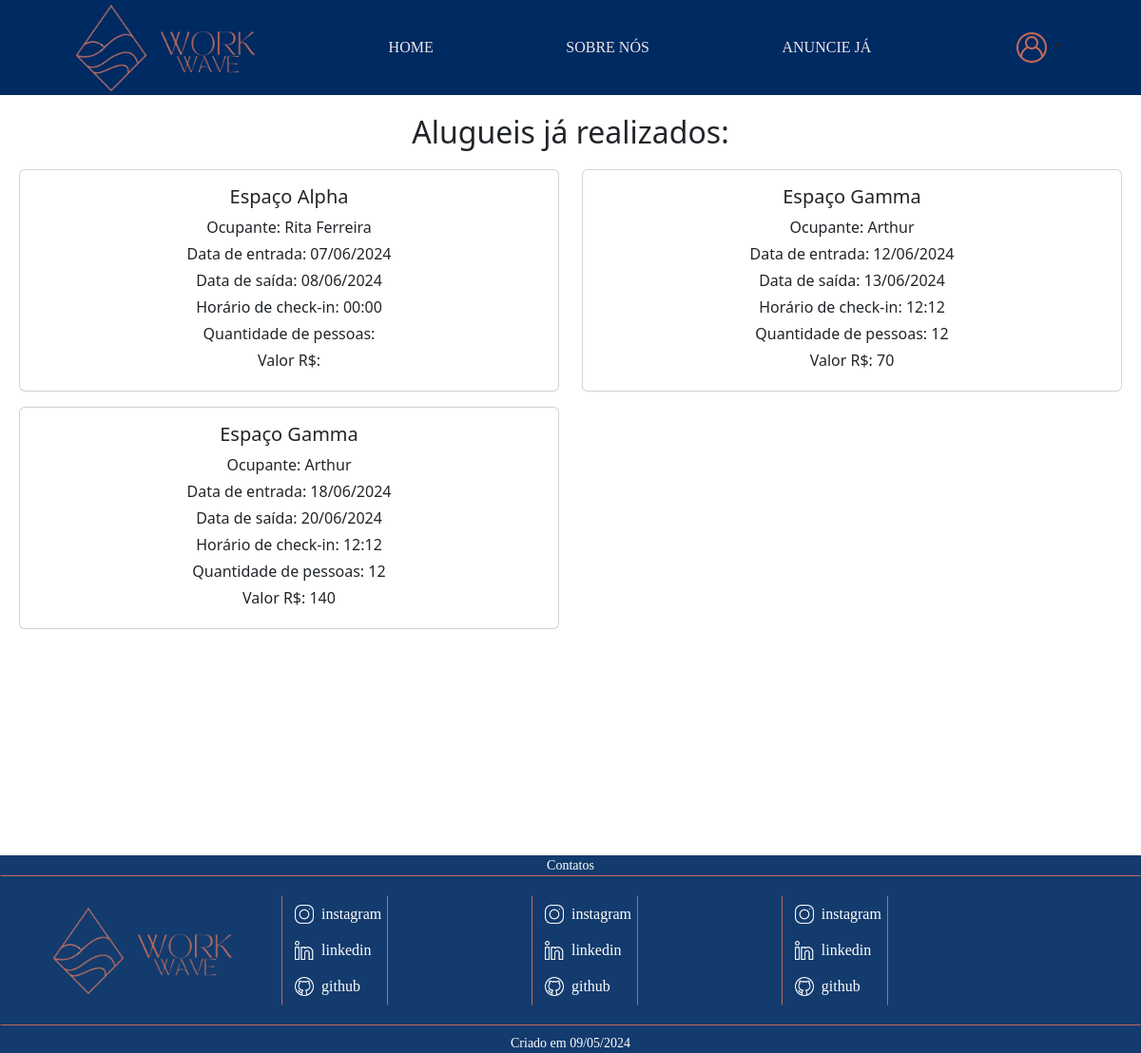
The page /proprietario/AlugueisProprietario.php (signed in) on the database as committed earlier.
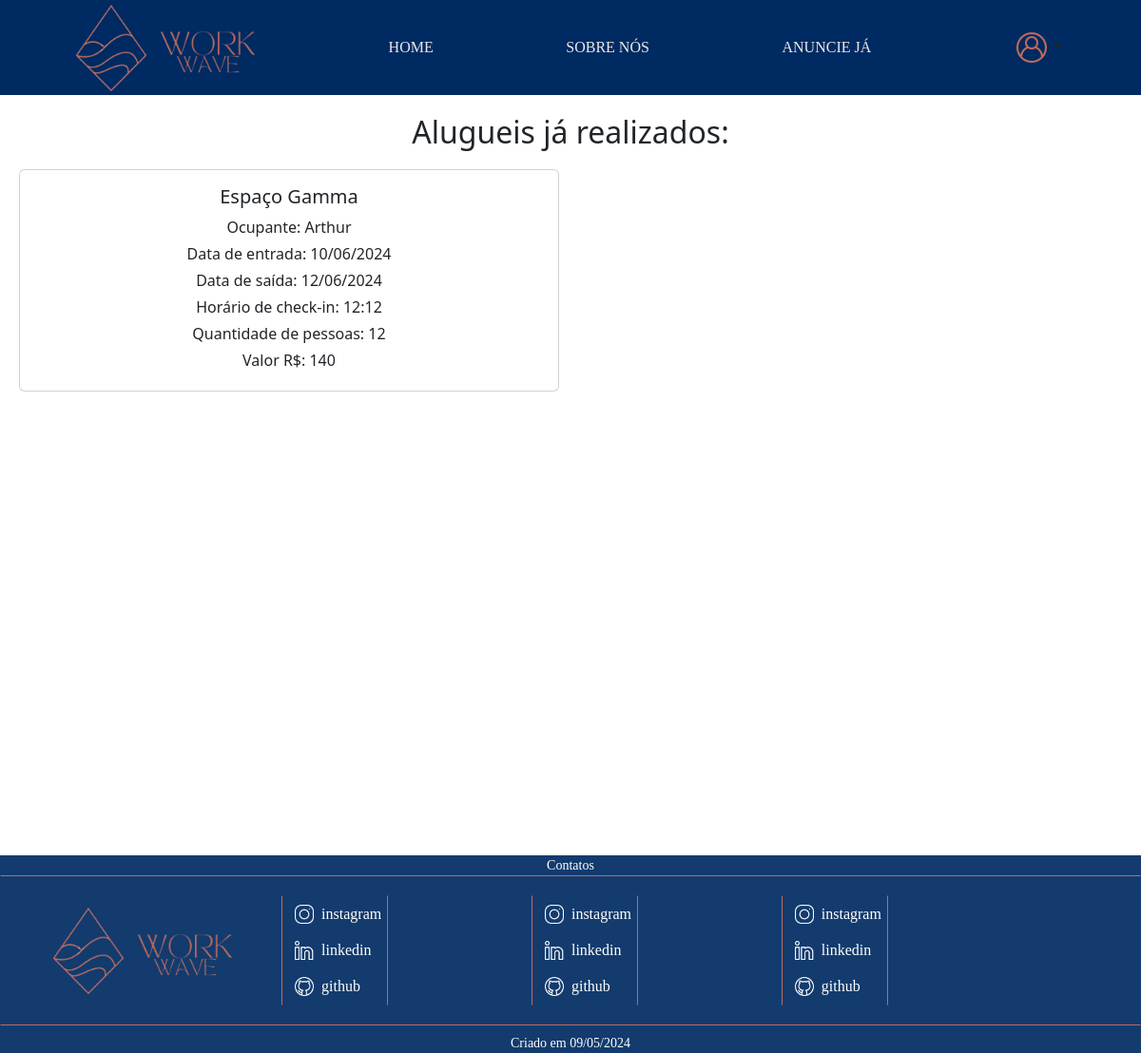
The same page on the database as committed later.
### tables this page shows
CREATE TABLE `alugar` (
  `AluId` int(11) NOT NULL,
  `AluDataEntrada` date NOT NULL,
  `AluDataSaida` date NOT NULL,
  `OcuId` int(11) NOT NULL,
  `EspId` int(11) NOT NULL,
  `AluPago` tinyint(1) DEFAULT NULL,
  `AluQuantidadePessoas` int(11) DEFAULT NULL,
  `AluHorarioCheckIn` time DEFAULT NULL,
  `AluValor` double(10,2) DEFAULT NULL
);

CREATE TABLE `espacodados` (
  `EspId` int(11) NOT NULL,
  `EspNome` varchar(255) NOT NULL,
  `EspEndereco` varchar(255) NOT NULL,
  `EspDescricao` mediumtext NOT NULL,
  `EspCapacidade` int(11) NOT NULL,
  `EspDisponibilidade` tinyint(1) DEFAULT 1,
  `EspDataCadastro` date NOT NULL,
  `ProId` int(11) NOT NULL,
  `EspImg` varchar(255) DEFAULT NULL,
  `EspPreco` decimal(10,2) DEFAULT NULL,
  `SerId` int(11) DEFAULT NULL,
  `EspCongelado` tinyint(1) DEFAULT 0
);

CREATE TABLE `ocupante` (
  `OcuId` int(11) NOT NULL,
  `OcuNome` varchar(100) NOT NULL,
  `OcuSenha` varchar(50) NOT NULL,
  `OcuEmail` varchar(100) NOT NULL,
  `OcuTelefone` varchar(20) NOT NULL
);

### proprietario/AlugueisProprietario.php (the view, shortened to what this page needs)
<?php
require('../validadores/conectaBanco.php');
if (isset($_SESSION['usuario_validado']) && $_SESSION['usuario_validado'] == true) {
    $UsuarioId = $_SESSION['UsuarioId'];
    $sql = "SELECT a.AluId, e.EspNome, a.AluDataEntrada, a.AluDataSaida, a.AluQuantidadePessoas, a.AluHorarioCheckIn, a.AluValor, o.OcuNome
        FROM alugar AS a
        INNER JOIN espacodados AS e ON a.EspId = e.EspId
        INNER JOIN ocupante AS o ON a.OcuId = o.OcuId
        WHERE e.ProId = :UsuarioId";
    $stmt = $conexao->prepare($sql);
    $stmt->bindParam(':UsuarioId', $UsuarioId, PDO::PARAM_INT);
    $stmt->execute();
    if ($stmt->rowCount() > 0) {
        $resultado = $stmt->fetchAll(PDO::FETCH_ASSOC);
    } else {
        $resultado = [];
    }
}
?>
<!DOCTYPE html>
<html lang="en">
<head>
    <link href="https://cdn.jsdelivr.net/npm/bootstrap@5.3.3/dist/css/bootstrap.min.css" rel="stylesheet">
    <link rel="stylesheet" href="../css/Style.css">
</head>
<body>
    <header>
        <div class="logo">
            <img src="../img/WorkWave-removebg-preview (1).png" alt="" width="95px" height="95px">
            <img src="../img/WorkWave__2_-removebg-preview.png" alt="" width="100px" height="100px">
        </div>
        <a href="../index.php" class="underline">HOME</a>
        <a href="../SobreNos.php" class="underline">SOBRE NÓS</a>
        <a href="../AnuncieJa.php" class="underline">ANUNCIE JÁ</a>
        <div class="dropdown">
            <a class="btn dropdown-toggle" href="#" role="button" data-bs-toggle="dropdown" aria-expanded="false">
                <img src="../img/user-logo.png" alt="">
            </a>
        </div>
    </header>
    <div class="conteudo">
        <h2 style="margin-bottom: 20px;">Alugueis já realizados:</h2>
        <div class="row">
            <?php
            foreach ($resultado as $aluguel) {
                    ?>
                    <div class="col-md-6">
                        <div class="card mb-3">
                            <div class="card-body">
                                <h5 class="card-title"><?php echo $aluguel['EspNome']; ?></h5>
                                <p class="card-text mb-1">Ocupante: <?php echo $aluguel['OcuNome']; ?></p>
                                <p class="card-text mb-1">Data de entrada: <?php echo date('d/m/Y', strtotime($aluguel['AluDataEntrada'])); ?></p>
                                <p class="card-text mb-1">Data de saída: <?php echo date('d/m/Y', strtotime($aluguel['AluDataSaida'])); ?></p>
                                <p class="card-text mb-1">Horário de check-in: <?php echo date('H:i', strtotime($aluguel['AluHorarioCheckIn'])); ?></p>
                                <p class="card-text mb-1">Quantidade de pessoas: <?php echo $aluguel['AluQuantidadePessoas']; ?></p>
                                <p class="card-text mb-1">Valor R$: <?php echo $aluguel['AluValor']; ?></p>
                            </div>
                        </div>
                    </div>
            <?php
            }
            ?>
        </div>
    </div>
    <footer class="rodape" id="contato">
        <div class="contato">
            <p>Contatos</p>
        </div>
        <div class="Borda">
            <div class="rodape-div">
                <div class="logo-2">
                    <img src="../img/WorkWave-removebg-preview (1).png" alt="" width="95px" height="95px">
                    <img src="../img/WorkWave__2_-removebg-preview.png" alt="" width="100px" height="100px">
                </div>
                <div class="Social">
                    <div class="Media">
                        <a class="btn" href="#">
                            <img src="../img/instagram.png" alt="" width="20" height="20">
                            <p>instagram</p>
                        </a>
                        <a class="btn" href="#">
                            <img src="../img/linkedin.png" alt="" width="20" height="20">
                            <p>linkedin</p>
                        </a>
                        <a class="btn" href="#">
                            <img src="../img/github.png" alt="" width="20" height="20">
                            <p>github</p>
                        </a>
                    </div>
                </div>
                <div class="Social">
                    <div class="Media">
                        <a class="btn" href="#">
                            <img src="../img/instagram.png" alt="" width="20" height="20">
                            <p>instagram</p>
                        </a>
                        <a class="btn" href="#">
                            <img src="../img/linkedin.png" alt="" width="20" height="20">
                            <p>linkedin</p>
                        </a>
                        <a class="btn" href="#">
                            <img src="../img/github.png" alt="" width="20" height="20">
                            <p>github</p>
                        </a>
                    </div>
                </div>
                <div class="Social">
                    <div class="Media">
                        <a class="btn" href="#">
                            <img src="../img/instagram.png" alt="" width="20" height="20">
                            <p>instagram</p>
                        </a>
                        <a class="btn" href="#">
                            <img src="../img/linkedin.png" alt="" width="20" height="20">
                            <p>linkedin</p>
                        </a>
                        <a class="btn" href="#">
                            <img src="../img/github.png" alt="" width="20" height="20">
                            <p>github</p>
                        </a>
                    </div>
                </div>
            </div>
        </div>
        <div class="data">
            <p>Criado em 09/05/2024</p>
        </div>
    </footer>
</body>
</html>

### css/Style.css (style rules this page uses)
header { background-color: #002a62; display: flex; flex-direction: row; justify-content: space-around; align-items: center; }
a { text-decoration: none; color: white; font-family: 'Times New Roman', Times, serif; }
.underline { position: relative; text-decoration: none; color: #EAEAEA; transition: color 0.3s ease; }
.underline::after { content: ''; position: absolute; bottom: -12px; left: -25%; width: 150%; height: 2px; background-color: #EAEAEA; transform: scaleX(0); transition: transform 0.3s ease; }
.rodape { text-align: center; background-color: #133b6e; color: white; height: auto; width: 100%; font-size: 14px; font-family: helvetica; justify-content: center; align-items: center; flex-direction: row; }
.rodape p, .pesquisa p { font-family: 'Times New Roman', Times, serif; }
.Borda { border: 1px solid #c46a57; border-right-color: #133b6e; border-left-color: #133b6e; }
.rodape-div { display: flex; align-items: center; justify-content: space-around; width: 90%; padding: 20px; margin-right: 200px; }
.Social { display: flex; width: calc(33.33% - 234px); margin-right: 100px; border: 1px solid #c46a57; border-bottom-color: #133b6e; border-top-color: #133b6e; flex-direction: row; }
.Media { display: flex; flex-direction: column; }
.Media .btn { display: flex; align-items: center; }
.Media img { margin-right: 8px; }
.Media p { color: white; margin: 0; }
.contato p { margin: 0; background-color: #133b6e; }
.data { margin-top: 8px; background-color: #133b6e; }
p { margin: 0; }

### proprietario/AlugueisProprietario.php (style rules this page uses)
.conteudo { height: 100vh; }
.conteudo { padding: 20px; text-align: center; }

Rows that differ between the two databases and show on the page:
removed alugar: EspId.EspNome "Espaço Alpha", OcuId.OcuNome "Rita Ferreira", AluDataEntrada "07/06/2024", AluDataSaida "08/06/2024", AluHorarioCheckIn "00:00"
removed alugar: EspId.EspNome "Espaço Gamma", OcuId.OcuNome "Arthur", AluDataEntrada "12/06/2024", AluDataSaida "13/06/2024", AluHorarioCheckIn "12:12", AluQuantidadePessoas "12", AluValor "70"
removed alugar: EspId.EspNome "Espaço Gamma", OcuId.OcuNome "Arthur", AluDataEntrada "18/06/2024", AluDataSaida "20/06/2024", AluHorarioCheckIn "12:12", AluQuantidadePessoas "12", AluValor "140"
added alugar: EspId.EspNome "Espaço Gamma", OcuId.OcuNome "Arthur", AluDataEntrada "10/06/2024", AluDataSaida "12/06/2024", AluHorarioCheckIn "12:12", AluQuantidadePessoas "12", AluValor "140"
